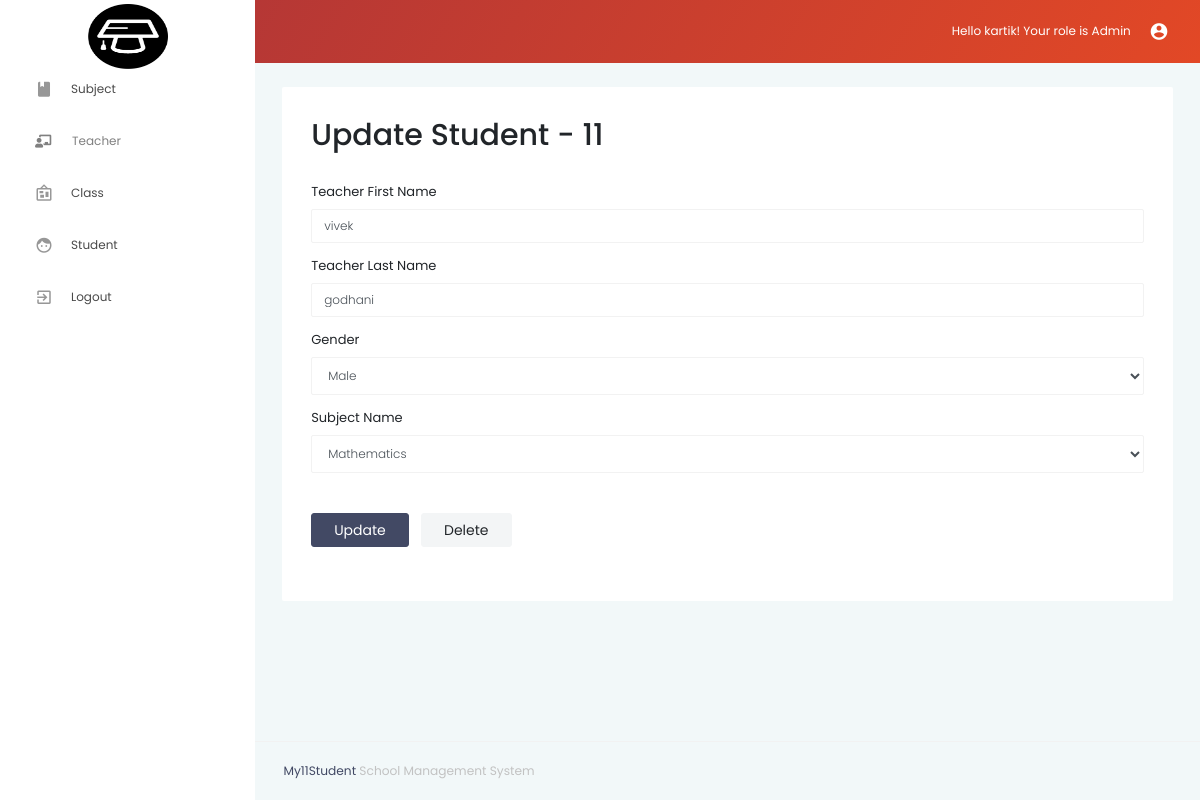
The app's page /pages_admin/updateteacher.php?id=11 (signed in) with its own data.
### tables this page shows
CREATE TABLE `teacher` (
  `TeacherID` int(11) NOT NULL,
  `firstName` varchar(50) NOT NULL,
  `lastName` varchar(50) NOT NULL,
  `gender` varchar(10) NOT NULL,
  `Email` varchar(30) NOT NULL,
  `Mobile` int(11) NOT NULL,
  `Dob` date NOT NULL,
  `City` varchar(15) NOT NULL,
  `subjectID` varchar(30) DEFAULT NULL,
  `username` varchar(50) NOT NULL
);

CREATE TABLE `subject` (
  `subjectID` varchar(30) NOT NULL,
  `subjectName` varchar(30) NOT NULL,
  `subjectType` varchar(30) NOT NULL
);

### pages_admin/updateteacher.php (the view, shortened to what this page needs)
<!DOCTYPE html>
<?php
require_once '../db_connect.php';
$id = $_GET["id"];
?>
<html lang="en">
    <head>
        <link rel="stylesheet" href="../vendors/iconfonts/mdi/css/materialdesignicons.min.css">
        <link rel="stylesheet" href="../vendors/css/vendor.bundle.base.css">
        <link rel="stylesheet" href="../vendors/css/vendor.bundle.addons.css">
        <link rel="stylesheet" href="https://use.fontawesome.com/releases/v5.4.1/css/all.css">
        <link rel="stylesheet" href="../css/style.css">
    </head>
    <body>
        <div class="container-scroller">
            <?php
            include("nav.php");
            ?>
            <div class="main-panel">
                <div class="content-wrapper">
                    <div class="row">
                        <div class="col-md-12 d-flex align-items-stretch grid-margin">
                            <div class="row flex-grow">
                                <div class="col-12">
                                    <div class="card">
                                        <div class="card-body">
                                            <div class="page-header clearfix">
                                                <h2 style="float:left">Update Student - <?php echo $id; ?></h2>
                                            </div>
                                            <form class="forms-sample" method="post">
                                                <?php
                                                $namesql = 'SELECT * FROM teacher WHERE TeacherID="'.$id. '"';
                                                $result = $conn->query($namesql);
                                                while($row = $result->fetch_assoc()) {
                                                    $firstName = $row['firstName'];
                                                    $lastName = $row['lastName'];
                                                    $gender = $row['gender'];
                                                    $subjectID = $row['subjectID'];
                                                }
                                                ?>
                                                <div class="form-group">
                                                    <br/>
                                                    <label for="studentFirstName">Teacher First Name</label>
                                                    <input type="text" class="form-control" placeholder="" name="studentFirstName" id="studentFirstName" value="<?php echo $firstName; ?>" required>
                                                </div>
                                                <div class="form-group">
                                                    <label for="studentLastName">Teacher Last Name</label>
                                                    <input type="text" class="form-control" placeholder="" name="studentLastName" id="studentLastName" value="<?php echo $lastName; ?>" required>
                                                </div>
                                                <div class="form-group">
                                                    <label>Gender</label>
                                                    <select class="form-control" name="studentGender">
                                                        <?php
                                                        $arr = array('Male','Female');
                                                        foreach($arr as $value){
                                                            if($gender == $value)
                                                                echo '<option value="'.$value.'" selected>'.$value.'</option>';
                                                            else
                                                                echo '<option value="'.$value.'">'.$value.'</option>';
                                                        }
                                                        ?>
                                                    </select>
                                                </div>
                                                <div class="form-group">
                                                    <label>Subject Name</label>
                                                    <select class="form-control" name="className">
                                                        <?php
                                                          $cityQuery = "select *from subject";
                                                          $rsCity = mysqli_query($conn,$cityQuery);
                                                          while($rowCity =$rsCity->fetch_assoc())
                                                          {
                                                          ?>
                                                        <option value="<?php echo $rowCity['subjectID']?>" <?php if($subjectID ==$rowCity['subjectID']) echo "selected"; ?>> <?php echo $rowCity['subjectName']?></option>
                                                        <?php }?>
                                                    </select>
                                                </div>
                                                <br/>
                                                <button type="submit" class="btn btn-dark mr-2" name="update">Update</button>
                                                <button class="btn btn-light" name="Delete">Delete</button>
                                                <?php
                                                echo '<br/><br/>';
                                                ?>
                                            </form>
                                        </div>
                                    </div>
                                </div>
                            </div>
                        </div>
                    </div>
                </div>
                <?php
                include("../footer.php");
                ?>
            </div>
        </div>
    </body>
</html>

### records on screen
teacher: studentFirstName "vivek", studentLastName "godhani", studentGender "Male", className "Mathematics"

### other values on screen
$_SESSION["username"] "kartik"
$_SESSION["role"] "Admin"
$id "11"
